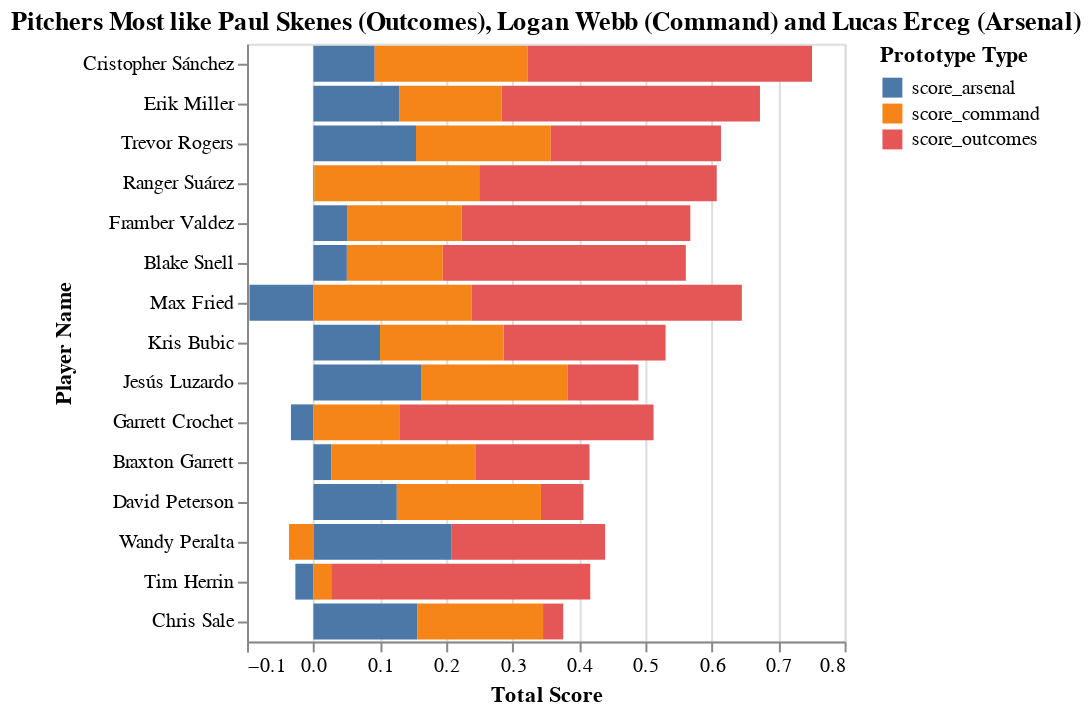

Notebook code cell kept with this figure:
### Markdown cell above
Here is an example output of the function below. In this specific call we are looking for left handed pitchers who have a combination of the most similar pitching outcomes to Paul Skenes, command of Logan Webb and arsenal of Lucas Erceg. In addition, we implemented the counterpart option where we will filter the resulting pitchers based on their xera. Therefore, in this specific call the resulting pitchers will be less than the 95th percentile in the league for the xera statistic. This could potentially filter down the resulting pitchers to more budget type pitchers that wont cost the team as much to sign but still have similar metrics to the elite pitchers input into the function. Based off the resulting chart, we can see that Christopher Sanchez most closely resembles this frankenstein player we are looking for. A majority of his score comes from his similarity in pitching outcomes with Paul Skenes with a similarity score in this set of statistics of 0.43 out of the total 0.75.

### Code cell
chart

### Figure 1 — Vega-Lite specification as saved in the notebook (floating-point values rounded to 4 significant figures)
{"config": {"view": {"continuousWidth": 300, "continuousHeight": 300}}, "data": {"name": "data-4640731fcb5b7313460ea70d77ac1f80"}, "mark": {"type": "bar"}, "encoding": {"color": {"field": "variable", "title": "Prototype Type", "type": "nominal"}, "tooltip": [{"field": "player_name_final", "type": "nominal"}, {"field": "variable", "type": "nominal"}, {"field": "value", "type": "quantitative"}, {"field": "total_score", "type": "quantitative"}], "x": {"aggregate": "sum", "field": "value", "title": "Total Score", "type": "quantitative"}, "y": {"field": "player_name_final", "sort": "-x", "title": "Player Name", "type": "nominal"}}, "title": "Pitchers Most like Paul Skenes (Outcomes), Logan Webb (Command) and Lucas Erceg (Arsenal)", "$schema": "https://vega.github.io/schema/vega-lite/v5.20.1.json", "datasets": {"data-4640731fcb5b7313460ea70d77ac1f80": [{"player_name_final": "Cristopher Sánchez", "total_score": 0.751, "variable": "score_outcomes", "value": 0.4288}, {"player_name_final": "Erik Miller", "total_score": 0.6725, "variable": "score_outcomes", "value": 0.3891}, {"player_name_final": "Trevor Rogers", "total_score": 0.6139, "variable": "score_outcomes", "value": 0.2564}, {"player_name_final": "Ranger Suárez", "total_score": 0.6074, "variable": "score_outcomes", "value": 0.3578}, {"player_name_final": "Framber Valdez", "total_score": 0.5677, "variable": "score_outcomes", "value": 0.3442}, {"player_name_final": "Blake Snell", "total_score": 0.5609, "variable": "score_outcomes", "value": 0.366}, {"player_name_final": "Max Fried", "total_score": 0.549, "variable": "score_outcomes", "value": 0.4066}, {"player_name_final": "Kris Bubic", "total_score": 0.5304, "variable": "score_outcomes", "value": 0.2441}, {"player_name_final": "Jesús Luzardo", "total_score": 0.4895, "variable": "score_outcomes", "value": 0.1063}, {"player_name_final": "Garrett Crochet", "total_score": 0.4785, "variable": "score_outcomes", "value": 0.383}, {"player_name_final": "Braxton Garrett", "total_score": 0.4158, "variable": "score_outcomes", "value": 0.171}, {"player_name_final": "David Peterson", "total_score": 0.4067, "variable": "score_outcomes", "value": 0.064}, {"player_name_final": "Wandy Peralta", "total_score": 0.4026, "variable": "score_outcomes", "value": 0.2311}, {"player_name_final": "Tim Herrin", "total_score": 0.3898, "variable": "score_outcomes", "value": 0.3902}, {"player_name_final": "Chris Sale", "total_score": 0.3763, "variable": "score_outcomes", "value": 0.03046}, {"player_name_final": "Cristopher Sánchez", "total_score": 0.751, "variable": "score_arsenal", "value": 0.09236}, {"player_name_final": "Erik Miller", "total_score": 0.6725, "variable": "score_arsenal", "value": 0.1298}, {"player_name_final": "Trevor Rogers", "total_score": 0.6139, "variable": "score_arsenal", "value": 0.1545}, {"player_name_final": "Ranger Suárez", "total_score": 0.6074, "variable": "score_arsenal", "value": 0.001341}, {"player_name_final": "Framber Valdez", "total_score": 0.5677, "variable": "score_arsenal", "value": 0.05069}, {"player_name_final": "Blake Snell", "total_score": 0.5609, "variable": "score_arsenal", "value": 0.05041}, {"player_name_final": "Max Fried", "total_score": 0.549, "variable": "score_arsenal", "value": -0.09625}, {"player_name_final": "Kris Bubic", "total_score": 0.5304, "variable": "score_arsenal", "value": 0.1003}, {"player_name_final": "Jesús Luzardo", "total_score": 0.4895, "variable": "score_arsenal", "value": 0.163}, {"player_name_final": "Garrett Crochet", "total_score": 0.4785, "variable": "score_arsenal", "value": -0.03381}, {"player_name_final": "Braxton Garrett", "total_score": 0.4158, "variable": "score_arsenal", "value": 0.02727}, {"player_name_final": "David Peterson", "total_score": 0.4067, "variable": "score_arsenal", "value": 0.1256}, {"player_name_final": "Wandy Peralta", "total_score": 0.4026, "variable": "score_arsenal", "value": 0.2083}, {"player_name_final": "Tim Herrin", "total_score": 0.3898, "variable": "score_arsenal", "value": -0.02717}, {"player_name_final": "Chris Sale", "total_score": 0.3763, "variable": "score_arsenal", "value": 0.1562}, {"player_name_final": "Cristopher Sánchez", "total_score": 0.751, "variable": "score_command", "value": 0.2298}, {"player_name_final": "Erik Miller", "total_score": 0.6725, "variable": "score_command", "value": 0.1536}, {"player_name_final": "Trevor Rogers", "total_score": 0.6139, "variable": "score_command", "value": 0.203}, {"player_name_final": "Ranger Suárez", "total_score": 0.6074, "variable": "score_command", "value": 0.2483}, {"player_name_final": "Framber Valdez", "total_score": 0.5677, "variable": "score_command", "value": 0.1728}, {"player_name_final": "Blake Snell", "total_score": 0.5609, "variable": "score_command", "value": 0.1444}, {"player_name_final": "Max Fried", "total_score": 0.549, "variable": "score_command", "value": 0.2387}, {"player_name_final": "Kris Bubic", "total_score": 0.5304, "variable": "score_command", "value": 0.186}, {"player_name_final": "Jesús Luzardo", "total_score": 0.4895, "variable": "score_command", "value": 0.2202}, {"player_name_final": "Garrett Crochet", "total_score": 0.4785, "variable": "score_command", "value": 0.1293}, {"player_name_final": "Braxton Garrett", "total_score": 0.4158, "variable": "score_command", "value": 0.2176}, {"player_name_final": "David Peterson", "total_score": 0.4067, "variable": "score_command", "value": 0.2171}, {"player_name_final": "Wandy Peralta", "total_score": 0.4026, "variable": "score_command", "value": -0.03675}, {"player_name_final": "Tim Herrin", "total_score": 0.3898, "variable": "score_command", "value": 0.02673}, {"player_name_final": "Chris Sale", "total_score": 0.3763, "variable": "score_command", "value": 0.1896}]}}
